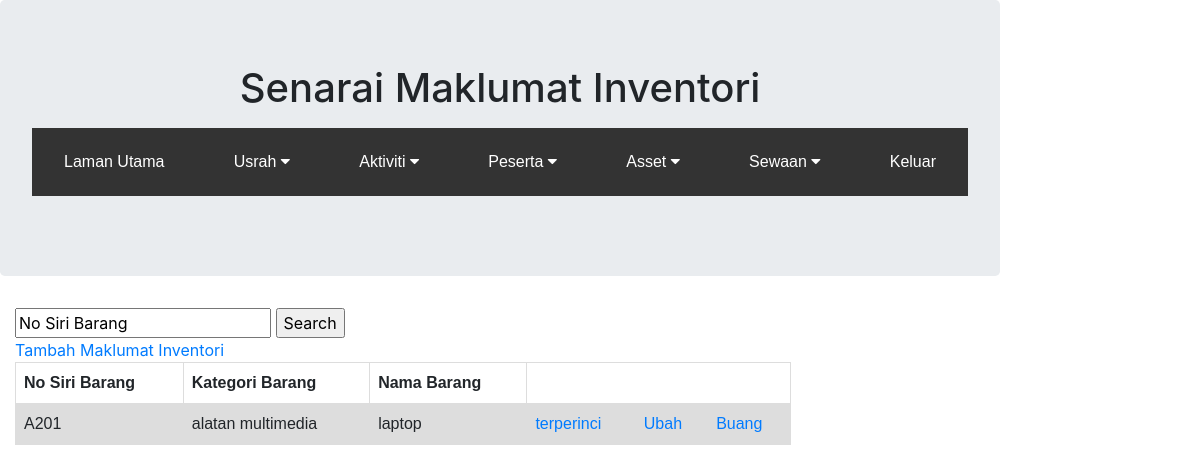
Page /detailInventori.php on the committed database.
### tables this page shows
CREATE TABLE `inventori` (
  `noSiri` varchar(50) NOT NULL,
  `kategoriBarang` varchar(50) NOT NULL,
  `nama` text NOT NULL,
  `qty` int(11) NOT NULL,
  `inventori` date NOT NULL,
  `pembekal` varchar(100) NOT NULL,
  `seliaan` date NOT NULL
);

### detailInventori.php (the view, shortened to what this page needs)
<!DOCTYPE html>
<html>
<head>
	<link rel="stylesheet" type="text/css" href="https://maxcdn.bootstrapcdn.com/bootstrap/4.0.0/css/bootstrap.min.css">
</head>
<body>
	<div class="jumbotron">
		<center><h1>Senarai Maklumat Inventori</h1></center>
		<p><?php include ("dropdown.php");?></p>
	</div>
	<div class="container" id="main-content">
<?php
include 'dbconnect.php';
$sql = "SELECT * FROM `inventori` ";
$result = mysqli_query($conn, $sql);
?>
<form  method="post" action="detailInventori.php?go"  id="searchform">
<input  type="text" name="name" value="No Siri Barang">
<input  type="submit" name="submit" value="Search">
</br><a href="registerInventori.php">Tambah Maklumat Inventori</a>
<table>
  <tr>
    <th>No Siri Barang</th>
    <th>Kategori Barang</th>
    <th>Nama Barang</th>
    <th colspan="3"></th>
  </tr>
<?php
if (mysqli_num_rows($result) > 0) {
    while($row = mysqli_fetch_assoc($result)) {
?>
    	<tr>
    	<td><?php echo $row["noSiri"] ?></td>
    	<td><?php echo $row["kategoriBarang"] ?></td>
    	<td><?php echo $row["nama"] ?></td>
        <td><a href = 'fulldetailRental.php?noSiri=" . $row["noSiri"]."'>terperinci</a></td>
    	<td><a href = 'user_edit.php?noSiri=" . $row["noSiri"]."'>Ubah</a></td>
    	<td><a href = 'user_delete.php?noSiri=" .$row["noSiri"]."'>Buang</a></td>
    	</tr>
<?php
    }
} else {
    echo "<tr><td colspan='3'>0 results</td></tr>";
}
?>
</table>
</div>
</body>
</html>

### detailInventori.php (style rules this page uses)
#main-content { margin-top:20px; }
body { background-repeat: no-repeat; background-position: right top; margin-right: 200px; background-attachment: fixed; }
table { font-family: arial, sans-serif; border-collapse: collapse; width: 80%; }
td, th { border: 1px solid #dddddd; text-align: left; padding: 8px; }
tr:nth-child(even) { background-color: #dddddd; }

### rows in the picture
inventori: noSiri "A201", kategoriBarang "alatan multimedia", nama "laptop"
